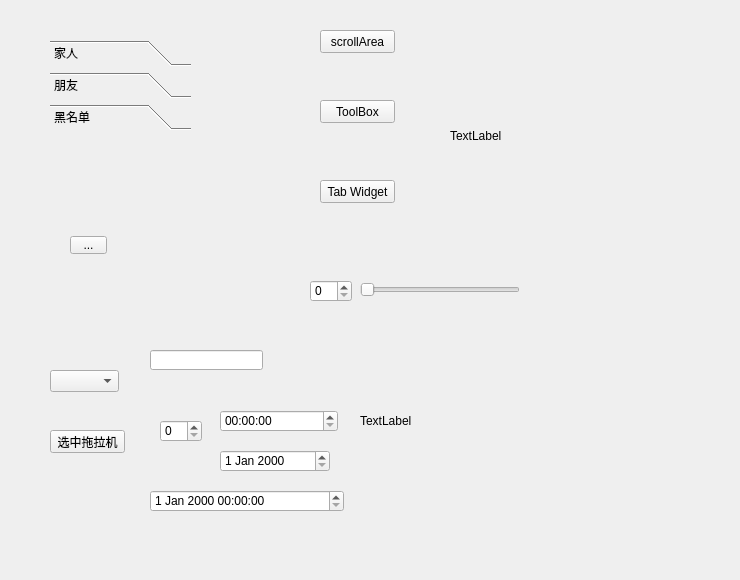
<?xml version="1.0" encoding="UTF-8"?>
<ui version="4.0">
 <class>Widget</class>
 <widget class="QWidget" name="Widget">
  <property name="geometry">
   <rect>
    <x>0</x>
    <y>0</y>
    <width>740</width>
    <height>580</height>
   </rect>
  </property>
  <property name="windowTitle">
   <string>Widget</string>
  </property>
  <widget class="QStackedWidget" name="stackedWidget">
   <property name="geometry">
    <rect>
     <x>0</x>
     <y>20</y>
     <width>301</width>
     <height>321</height>
    </rect>
   </property>
   <property name="currentIndex">
    <number>2</number>
   </property>
   <widget class="QWidget" name="page_6">
    <widget class="QTabWidget" name="tabWidget">
     <property name="geometry">
      <rect>
       <x>30</x>
       <y>50</y>
       <width>241</width>
       <height>261</height>
      </rect>
     </property>
     <property name="currentIndex">
      <number>2</number>
     </property>
     <widget class="QWidget" name="tab">
      <attribute name="title">
       <string>百度</string>
      </attribute>
     </widget>
     <widget class="QWidget" name="tab_2">
      <attribute name="title">
       <string>谷歌</string>
      </attribute>
     </widget>
     <widget class="QWidget" name="tab_3">
      <attribute name="title">
       <string>传智</string>
      </attribute>
     </widget>
    </widget>
   </widget>
   <widget class="QWidget" name="page_4">
    <widget class="QScrollArea" name="scrollArea">
     <property name="geometry">
      <rect>
       <x>30</x>
       <y>50</y>
       <width>151</width>
       <height>341</height>
      </rect>
     </property>
     <property name="widgetResizable">
      <bool>true</bool>
     </property>
     <widget class="QWidget" name="scrollAreaWidgetContents">
      <property name="geometry">
       <rect>
        <x>0</x>
        <y>0</y>
        <width>149</width>
        <height>339</height>
       </rect>
      </property>
      <layout class="QVBoxLayout" name="verticalLayout">
       <item>
        <widget class="QPushButton" name="pushButton">
         <property name="text">
          <string>PushButton</string>
         </property>
        </widget>
       </item>
       <item>
        <widget class="QPushButton" name="pushButton_2">
         <property name="text">
          <string>PushButton</string>
         </property>
        </widget>
       </item>
       <item>
        <widget class="QPushButton" name="pushButton_4">
         <property name="text">
          <string>PushButton</string>
         </property>
        </widget>
       </item>
       <item>
        <widget class="QPushButton" name="pushButton_3">
         <property name="text">
          <string>PushButton</string>
         </property>
        </widget>
       </item>
       <item>
        <widget class="QPushButton" name="pushButton_6">
         <property name="text">
          <string>PushButton</string>
         </property>
        </widget>
       </item>
       <item>
        <widget class="QPushButton" name="pushButton_5">
         <property name="text">
          <string>PushButton</string>
         </property>
        </widget>
       </item>
       <item>
        <widget class="QPushButton" name="pushButton_8">
         <property name="text">
          <string>PushButton</string>
         </property>
        </widget>
       </item>
       <item>
        <widget class="QPushButton" name="pushButton_7">
         <property name="text">
          <string>PushButton</string>
         </property>
        </widget>
       </item>
       <item>
        <widget class="QPushButton" name="pushButton_9">
         <property name="text">
          <string>PushButton</string>
         </property>
        </widget>
       </item>
       <item>
        <widget class="QPushButton" name="pushButton_10">
         <property name="text">
          <string>PushButton</string>
         </property>
        </widget>
       </item>
       <item>
        <widget class="QPushButton" name="pushButton_11">
         <property name="text">
          <string>PushButton</string>
         </property>
        </widget>
       </item>
       <item>
        <widget class="QPushButton" name="pushButton_15">
         <property name="text">
          <string>PushButton</string>
         </property>
        </widget>
       </item>
       <item>
        <widget class="QPushButton" name="pushButton_14">
         <property name="text">
          <string>PushButton</string>
         </property>
        </widget>
       </item>
       <item>
        <widget class="QPushButton" name="pushButton_13">
         <property name="text">
          <string>PushButton</string>
         </property>
        </widget>
       </item>
       <item>
        <widget class="QPushButton" name="pushButton_12">
         <property name="text">
          <string>PushButton</string>
         </property>
        </widget>
       </item>
      </layout>
     </widget>
    </widget>
   </widget>
   <widget class="QWidget" name="page_5">
    <widget class="QToolBox" name="toolBox">
     <property name="geometry">
      <rect>
       <x>50</x>
       <y>20</y>
       <width>141</width>
       <height>331</height>
      </rect>
     </property>
     <property name="currentIndex">
      <number>2</number>
     </property>
     <widget class="QWidget" name="page">
      <property name="geometry">
       <rect>
        <x>0</x>
        <y>0</y>
        <width>141</width>
        <height>259</height>
       </rect>
      </property>
      <attribute name="label">
       <string>家人</string>
      </attribute>
      <widget class="QPushButton" name="pushButton_16">
       <property name="geometry">
        <rect>
         <x>40</x>
         <y>80</y>
         <width>75</width>
         <height>23</height>
        </rect>
       </property>
       <property name="text">
        <string>PushButton</string>
       </property>
      </widget>
     </widget>
     <widget class="QWidget" name="page_2">
      <property name="geometry">
       <rect>
        <x>0</x>
        <y>0</y>
        <width>141</width>
        <height>259</height>
       </rect>
      </property>
      <attribute name="label">
       <string>朋友</string>
      </attribute>
      <widget class="QToolButton" name="toolButton">
       <property name="geometry">
        <rect>
         <x>20</x>
         <y>90</y>
         <width>37</width>
         <height>18</height>
        </rect>
       </property>
       <property name="text">
        <string>...</string>
       </property>
      </widget>
     </widget>
     <widget class="QWidget" name="page_3">
      <property name="geometry">
       <rect>
        <x>0</x>
        <y>0</y>
        <width>141</width>
        <height>259</height>
       </rect>
      </property>
      <attribute name="label">
       <string>黑名单</string>
      </attribute>
      <widget class="QToolButton" name="toolButton_2">
       <property name="geometry">
        <rect>
         <x>20</x>
         <y>100</y>
         <width>37</width>
         <height>18</height>
        </rect>
       </property>
       <property name="text">
        <string>...</string>
       </property>
      </widget>
     </widget>
    </widget>
   </widget>
  </widget>
  <widget class="QPushButton" name="btn_scrollArea">
   <property name="geometry">
    <rect>
     <x>320</x>
     <y>30</y>
     <width>75</width>
     <height>23</height>
    </rect>
   </property>
   <property name="text">
    <string>scrollArea</string>
   </property>
  </widget>
  <widget class="QPushButton" name="btn_ToolBox">
   <property name="geometry">
    <rect>
     <x>320</x>
     <y>100</y>
     <width>75</width>
     <height>23</height>
    </rect>
   </property>
   <property name="text">
    <string>ToolBox</string>
   </property>
  </widget>
  <widget class="QPushButton" name="btn_TabWidget">
   <property name="geometry">
    <rect>
     <x>320</x>
     <y>180</y>
     <width>75</width>
     <height>23</height>
    </rect>
   </property>
   <property name="text">
    <string>Tab Widget</string>
   </property>
  </widget>
  <widget class="QComboBox" name="comboBox">
   <property name="geometry">
    <rect>
     <x>50</x>
     <y>370</y>
     <width>69</width>
     <height>22</height>
    </rect>
   </property>
  </widget>
  <widget class="QPushButton" name="btn_select">
   <property name="geometry">
    <rect>
     <x>50</x>
     <y>430</y>
     <width>75</width>
     <height>23</height>
    </rect>
   </property>
   <property name="text">
    <string>选中拖拉机</string>
   </property>
  </widget>
  <widget class="QLineEdit" name="lineEdit">
   <property name="geometry">
    <rect>
     <x>150</x>
     <y>350</y>
     <width>113</width>
     <height>20</height>
    </rect>
   </property>
   <property name="echoMode">
    <enum>QLineEdit::Password</enum>
   </property>
  </widget>
  <widget class="QSpinBox" name="spinBox">
   <property name="geometry">
    <rect>
     <x>160</x>
     <y>420</y>
     <width>42</width>
     <height>22</height>
    </rect>
   </property>
  </widget>
  <widget class="QTimeEdit" name="timeEdit">
   <property name="geometry">
    <rect>
     <x>220</x>
     <y>410</y>
     <width>118</width>
     <height>22</height>
    </rect>
   </property>
  </widget>
  <widget class="QDateEdit" name="dateEdit">
   <property name="geometry">
    <rect>
     <x>220</x>
     <y>450</y>
     <width>110</width>
     <height>22</height>
    </rect>
   </property>
  </widget>
  <widget class="QDateTimeEdit" name="dateTimeEdit">
   <property name="geometry">
    <rect>
     <x>150</x>
     <y>490</y>
     <width>194</width>
     <height>22</height>
    </rect>
   </property>
  </widget>
  <widget class="QSlider" name="horizontalSlider">
   <property name="geometry">
    <rect>
     <x>360</x>
     <y>280</y>
     <width>160</width>
     <height>19</height>
    </rect>
   </property>
   <property name="orientation">
    <enum>Qt::Horizontal</enum>
   </property>
  </widget>
  <widget class="QSpinBox" name="spinBox_2">
   <property name="geometry">
    <rect>
     <x>310</x>
     <y>280</y>
     <width>42</width>
     <height>22</height>
    </rect>
   </property>
  </widget>
  <widget class="QLabel" name="lbl_Image">
   <property name="geometry">
    <rect>
     <x>360</x>
     <y>350</y>
     <width>191</width>
     <height>141</height>
    </rect>
   </property>
   <property name="text">
    <string>TextLabel</string>
   </property>
  </widget>
  <widget class="QLabel" name="lbl_movie">
   <property name="geometry">
    <rect>
     <x>450</x>
     <y>30</y>
     <width>241</width>
     <height>211</height>
    </rect>
   </property>
   <property name="text">
    <string>TextLabel</string>
   </property>
  </widget>
 </widget>
 <layoutdefault spacing="6" margin="11"/>
 <resources/>
 <connections/>
</ui>
